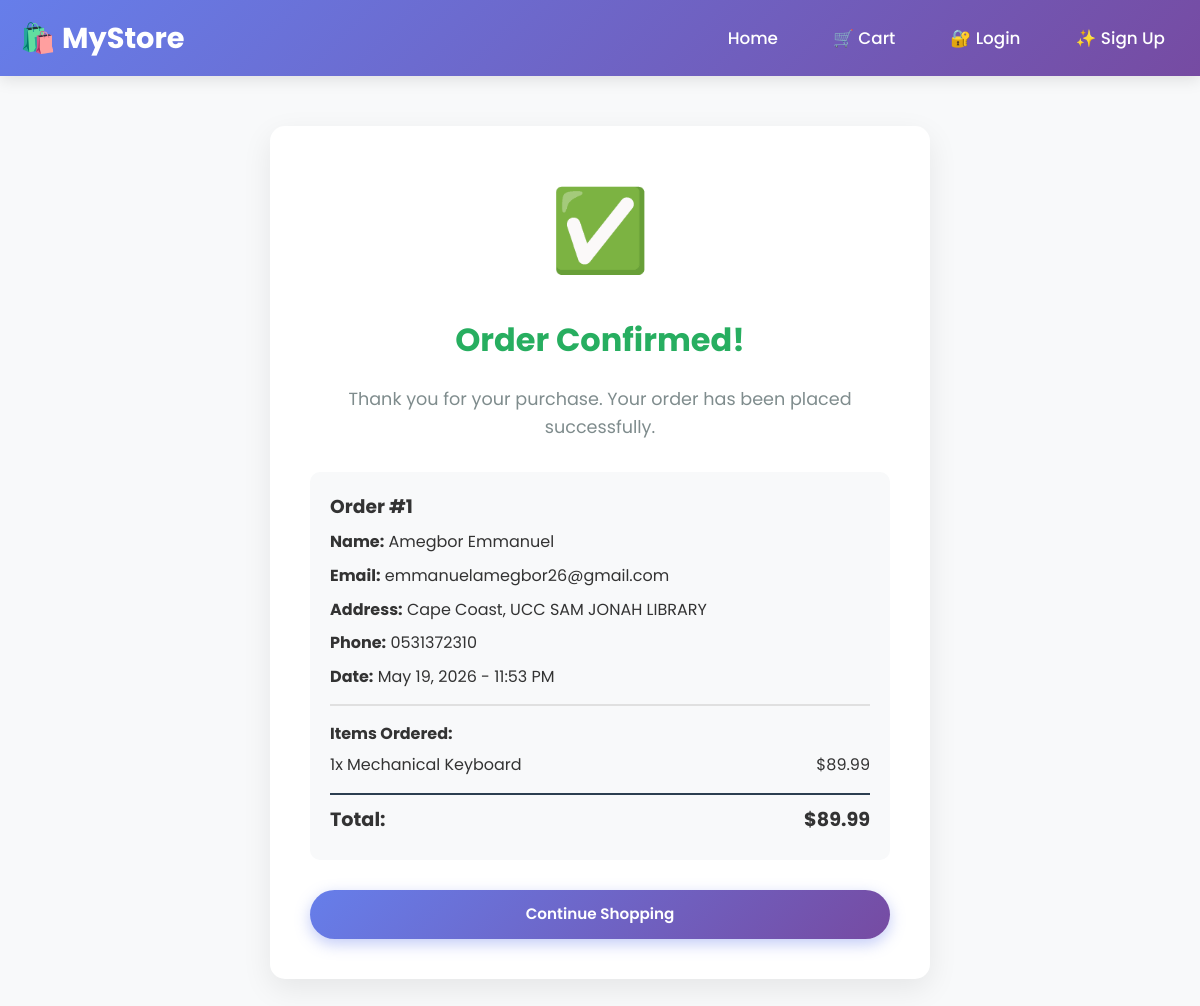
Page /order/1/ on the earlier database version.
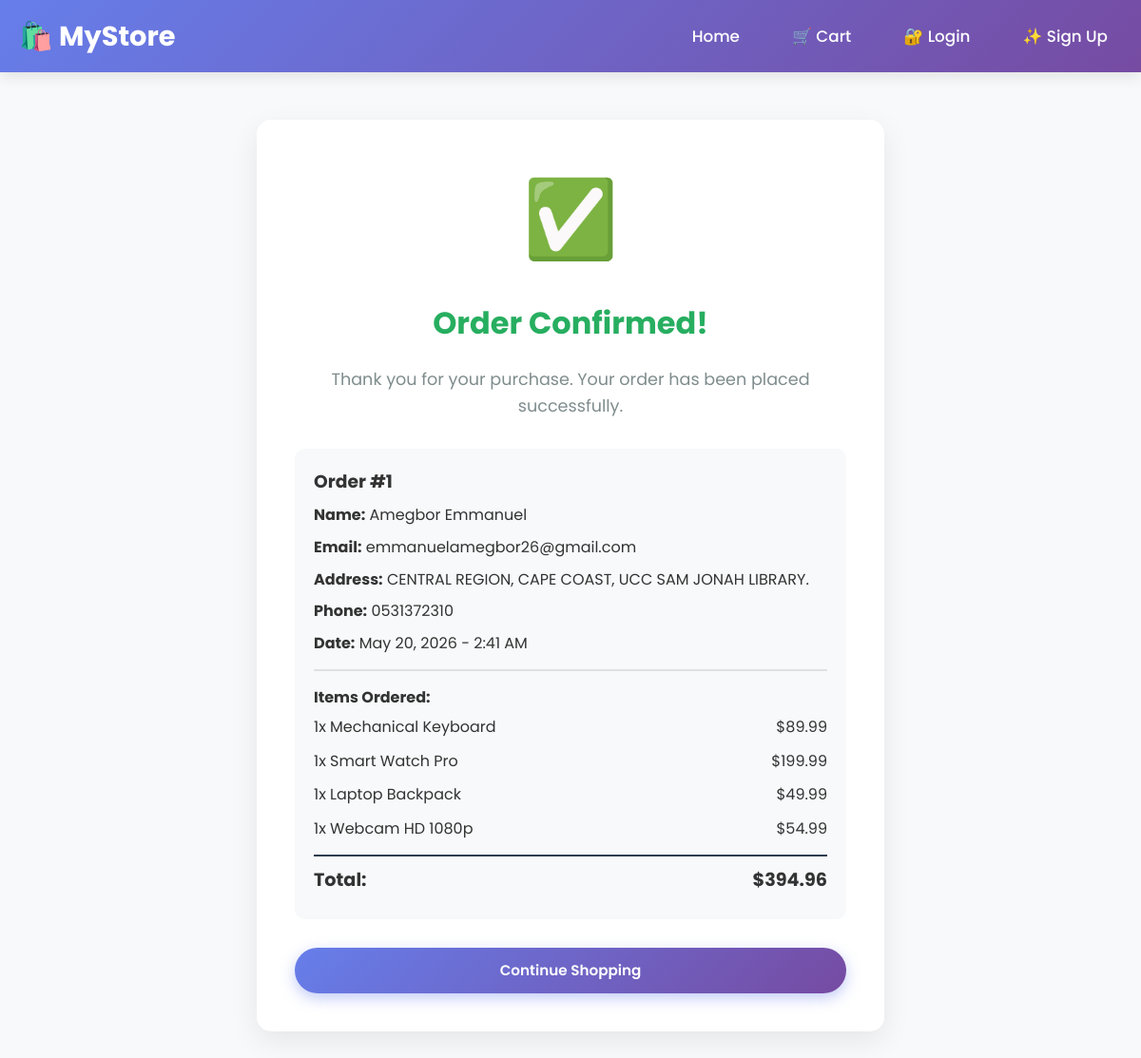
Same page on the later database version.
### store/models.py (models this page shows, shortened)
class Order(models.Model):
    first_name = models.CharField(max_length=100)
    last_name = models.CharField(max_length=100)
    email = models.EmailField()
    address = models.TextField()
    phone = models.CharField(max_length=20)
    created_at = models.DateTimeField(auto_now_add=True)
    paid = models.BooleanField(default=False)
    def get_total_cost(self):
        return sum(item.get_cost() for item in self.items.all())

class OrderItem(models.Model):
    order = models.ForeignKey(Order, related_name='items', on_delete=models.CASCADE)
    product = models.ForeignKey(Product, on_delete=models.CASCADE)
    price = models.DecimalField(max_digits=10, decimal_places=2)
    quantity = models.PositiveIntegerField(default=1)
    def get_cost(self):
        return self.price * self.quantity

class Product(models.Model):
    name = models.CharField(max_length=200)
    description = models.TextField()
    price = models.DecimalField(max_digits=10, decimal_places=2)
    image = models.ImageField(upload_to='product_images/', blank=True, null=True)
    created_at = models.DateTimeField(auto_now_add=True)

### store/views.py (the view)
# urls.py: path('order/<int:order_id>/', views.order_confirmation, name='order_confirmation'),
def order_confirmation(request, order_id):
    order = get_object_or_404(Order, id=order_id)
    return render(request, 'store/order_confirmation.html', {'order': order})

### store/templates/store/order_confirmation.html (shortened to what this page needs)
{% load static %}
<!doctype html>
<html>
  <head>
    <link rel="stylesheet" href="{% static 'store/css/style.css' %}" />
  </head>
  <body>
    <nav class="navbar">
      <div class="nav-container">
        <a href="{% url 'product_list' %}" class="logo">🛍️ MyStore</a>
        <div class="nav-links">
          <a href="{% url 'product_list' %}">Home</a>
          <a href="{% url 'cart_summary' %}" class="cart-icon">🛒 Cart</a>
          {% if user.is_authenticated %}
          <a href="{% url 'logout' %}">🚪 Logout</a>
          <span style="color: white">👤 {{ user.username }}</span>
          {% else %}
          <a href="{% url 'login' %}">🔐 Login</a>
          <a href="{% url 'signup' %}">✨ Sign Up</a>
          {% endif %}
        </div>
      </div>
    </nav>
    <div class="confirmation-container">
      <div class="confirmation-box">
        <div class="success-icon">✅</div>
        <h1 style="color: #27ae60; margin: 20px 0">Order Confirmed!</h1>
        <p style="color: #7f8c8d; font-size: 1.1em">
          Thank you for your purchase. Your order has been placed successfully.
        </p>
        <div class="order-details">
          <h3>Order #{{ order.id }}</h3>
          <p>
            <strong>Name:</strong> {{ order.first_name }} {{ order.last_name }}
          </p>
          <p><strong>Email:</strong> {{ order.email }}</p>
          <p><strong>Address:</strong> {{ order.address }}</p>
          <p><strong>Phone:</strong> {{ order.phone }}</p>
          <p>
            <strong>Date:</strong> {{ order.created_at|date:"F j, Y - g:i A" }}
          </p>
          <div class="items-list">
            <h4>Items Ordered:</h4>
            {% for item in order.items.all %}
            <div class="item-row">
              <span>{{ item.quantity }}x {{ item.product.name }}</span>
              <span>${{ item.get_cost }}</span>
            </div>
            {% endfor %}
            <div
              class="item-row"
              style="
                font-weight: bold;
                font-size: 1.2em;
                margin-top: 10px;
                padding-top: 10px;
                border-top: 2px solid #2c3e50;
              "
            >
              <span>Total:</span>
              <span>${{ order.get_total_cost }}</span>
            </div>
          </div>
        </div>
        <a href="{% url 'product_list' %}" class="btn btn-primary"
          >Continue Shopping</a
        >
      </div>
    </div>
  </body>
</html>

### store/static/store/css/style.css (style rules this page uses)
* { margin: 0; padding: 0; box-sizing: border-box; }
body { font-family: 'Poppins', sans-serif; background-color: #f8f9fa; color: #333; line-height: 1.6; }
.navbar { background: linear-gradient(135deg, #667eea 0%, #764ba2 100%); padding: 15px 0; position: sticky; top: 0; z-index: 1000; box-shadow: 0 4px 15px rgba(0, 0, 0, 0.1); }
.nav-container { max-width: 1200px; margin: 0 auto; padding: 0 20px; display: flex; justify-content: space-between; align-items: center; }
.logo { color: white; font-size: 1.8em; font-weight: 700; text-decoration: none; display: flex; align-items: center; gap: 10px; }
.nav-links { display: flex; gap: 25px; align-items: center; }
.nav-links a { color: white; text-decoration: none; font-weight: 500; font-size: 1.05em; transition: all 0.3s; padding: 8px 15px; border-radius: 25px; }
.cart-icon { position: relative; font-size: 1.4em; }
.btn { display: inline-block; padding: 12px 25px; border-radius: 30px; text-decoration: none; font-weight: 600; font-size: 0.95em; transition: all 0.3s; border: none; cursor: pointer; text-align: center; }
.btn-primary { background: linear-gradient(135deg, #667eea 0%, #764ba2 100%); color: white; width: 100%; box-shadow: 0 5px 15px rgba(102, 126, 234, 0.4); }

### store/templates/store/order_confirmation.html (style rules this page uses)
.confirmation-container { max-width: 700px; margin: 50px auto; padding: 0 20px; text-align: center; }
.confirmation-box { background: white; padding: 40px; border-radius: 15px; box-shadow: 0 10px 30px rgba(0, 0, 0, 0.08); }
.success-icon { font-size: 5em; animation: bounce 1s; }
.order-details { text-align: left; margin: 30px 0; padding: 20px; background: #f8f9fa; border-radius: 10px; }
.order-details p { margin: 8px 0; }
.items-list { margin-top: 15px; padding-top: 15px; border-top: 2px solid #e0e0e0; }
.item-row { display: flex; justify-content: space-between; padding: 5px 0; }

Differences in the rows shown:
changed Order "Amegbor": address "Cape Coast, UCC SAM JONAH LIBRARY" → "CENTRAL REGION, CAPE COAST, UCC SAM JONAH LIBRARY."; created_at "May 19, 2026 - 11:53 PM" → "May 20, 2026 - 2:41 AM"; get_total_cost "89.99" → "394.96"
added OrderItem: quantity "1", product.name "Smart Watch Pro", get_cost "199.99"
added OrderItem: quantity "1", product.name "Laptop Backpack", get_cost "49.99"
added OrderItem: quantity "1", product.name "Webcam HD 1080p", get_cost "54.99"
